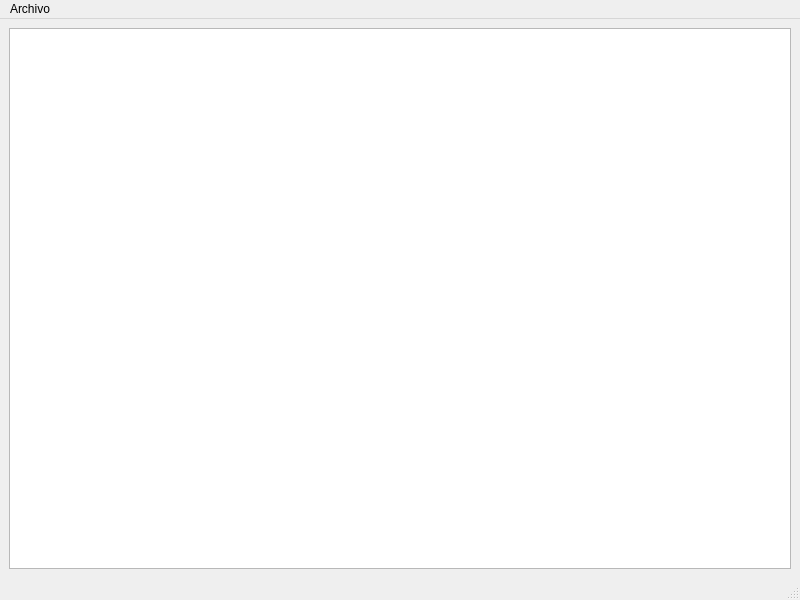
<?xml version="1.0" encoding="UTF-8"?>
<ui version="4.0">
 <class>MainWindow</class>
 <widget class="QMainWindow" name="MainWindow">
  <property name="geometry">
   <rect>
    <x>0</x>
    <y>0</y>
    <width>800</width>
    <height>600</height>
   </rect>
  </property>
  <property name="windowTitle">
   <string>Tabla filtrada</string>
  </property>
  <widget class="QWidget" name="centralwidget">
   <layout class="QGridLayout" name="gridLayout">
    <item row="0" column="0">
     <widget class="QTableWidget" name="tableWidget">
      <property name="styleSheet">
       <string notr="true">QHeaderView::section { font-size: 16px; font: &quot;Verdana&quot;;}
</string>
      </property>
     </widget>
    </item>
   </layout>
  </widget>
  <widget class="QMenuBar" name="menubar">
   <property name="geometry">
    <rect>
     <x>0</x>
     <y>0</y>
     <width>800</width>
     <height>18</height>
    </rect>
   </property>
   <widget class="QMenu" name="menuArchivo">
    <property name="title">
     <string>Archivo</string>
    </property>
    <addaction name="actionGuardar"/>
    <addaction name="actionNuevo"/>
    <addaction name="actionSalir"/>
   </widget>
   <addaction name="menuArchivo"/>
  </widget>
  <widget class="QStatusBar" name="statusbar"/>
  <action name="actionGuardar">
   <property name="text">
    <string>Guardar</string>
   </property>
  </action>
  <action name="actionNuevo">
   <property name="text">
    <string>Reiniciar</string>
   </property>
  </action>
  <action name="actionSalir">
   <property name="text">
    <string>Salir</string>
   </property>
  </action>
 </widget>
 <resources/>
 <connections/>
</ui>
